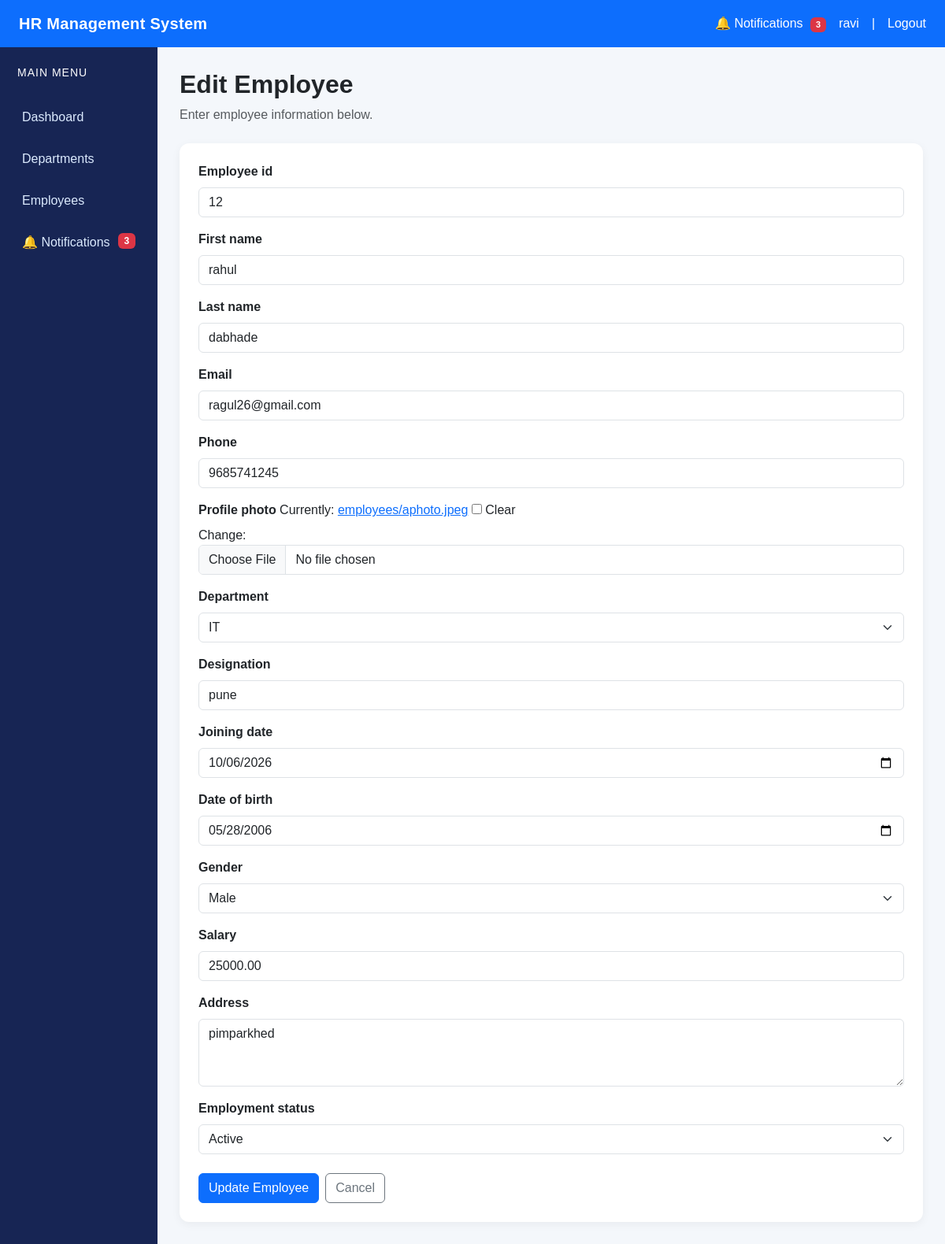
Screenshot of /employees/1/edit/ (signed in) with the database file from the repository.
### employees/models.py (models this page shows, shortened)
class Employee(models.Model):
    EMPLOYMENT_STATUS = (
        ('ACTIVE', 'Active'),
        ('INACTIVE', 'Inactive'),
        ('ON_LEAVE', 'On Leave'),
        ('RESIGNED', 'Resigned'),
    )
    GENDER_CHOICES = (
        ('MALE', 'Male'),
        ('FEMALE', 'Female'),
        ('OTHER', 'Other'),
    )
    user = models.OneToOneField(
        User,
        on_delete=models.CASCADE,
        related_name='employee'
    )
    employee_id = models.CharField(
        max_length=20,
        unique=True
    )
    first_name = models.CharField(
        max_length=100
    )
    last_name = models.CharField(
        max_length=100
    )
    email = models.EmailField()
    phone = models.CharField(
        max_length=15
    )
    profile_photo = models.ImageField(
        upload_to='employees/',
        blank=True,
        null=True
    )
    department = models.ForeignKey(
        Department,
        on_delete=models.SET_NULL,
        null=True,
        related_name='employees'
    )
    designation = models.CharField(
        max_length=100
    )
    joining_date = models.DateField()
    date_of_birth = models.DateField(
        blank=True,
        null=True
    )
    gender = models.CharField(
        max_length=10,
        choices=GENDER_CHOICES
    )
    salary = models.DecimalField(
        max_digits=12,
        decimal_places=2
    )
    address = models.TextField(
        blank=True
    )
    employment_status = models.CharField(
        max_length=20,
        choices=EMPLOYMENT_STATUS,
        default='ACTIVE'
    )
    created_at = models.DateTimeField(
        auto_now_add=True
    )
    updated_at = models.DateTimeField(
        auto_now=True
    )

### employees/views.py (the view)
# urls.py: path('employees/<int:id>/edit/', views.employee_update, name='employee_update'),
@login_required
def employee_update(request, id):
    if not hasattr(request.user, 'profile'):
        raise PermissionDenied
    if request.user.profile.role not in ['ADMIN', 'HR']:
        raise PermissionDenied
    employee = get_object_or_404(
        Employee,
        id=id
    )
    if request.method == 'POST':
        form = EmployeeForm(
            request.POST,
            request.FILES,
            instance=employee
        )
        if form.is_valid():
            employee = form.save()
            employee.user.email = employee.email
            employee.user.save()
            messages.success(
                request,
                "Employee updated successfully."
            )
            return redirect('employee_list')
    else:
        form = EmployeeForm(
            instance=employee
        )
    return render(
        request,
        'employees/employee_form.html',
        {
            'form': form,
            'employee': employee
        }
    )

### departments/models.py (called while the page is built)
    def __str__(self):
        return self.name

### notifications/context_processors.py (called while the page is built)
def notification_count(request):
    if request.user.is_authenticated:
        unread_count = Notification.objects.filter(
            user=request.user,
            is_read=False
        ).count()
        return {
            'unread_notifications_count': unread_count
        }
    return {
        'unread_notifications_count': 0
    }

### templates/employees/employee_form.html (shortened to what this page needs)
{% extends 'base.html' %}
{% block content %}
<div class="mb-4">
    <h2 class="fw-bold">
        {% if employee %}
            Edit Employee
        {% else %}
            Add New Employee
        {% endif %}
    </h2>
    <p class="text-muted">
        Enter employee information below.
    </p>
</div>
<div class="content-card">
    <form method="POST" enctype="multipart/form-data">
        {% for field in form %}
            <div class="mb-3">
                <label class="form-label fw-semibold">
                    {{ field.label }}
                </label>
                {% if field.name == 'profile_photo' %}
                    {{ field }}
                {% else %}
                    {{ field }}
                {% endif %}
            </div>
        {% endfor %}
        <div class="d-flex gap-2 mt-4">
            <button type="submit" class="btn btn-primary">
                {% if employee %}
                    Update Employee
                {% else %}
                    Save Employee
                {% endif %}
            </button>
            <a href="{% url 'employee_list' %}"
               class="btn btn-outline-secondary">
                Cancel
            </a>
        </div>
    </form>
</div>
{% endblock %}

### templates/base.html (shortened to what this page needs)
{% load static %}
<!DOCTYPE html>
<html lang="en">
<head>
    <link
        href="https://cdn.jsdelivr.net/npm/bootstrap@5.3.3/dist/css/bootstrap.min.css"
        rel="stylesheet"
    >
</head>
<body>
    <nav class="navbar navbar-dark bg-primary px-4">
        <a
            class="navbar-brand fw-bold"
            href="{% url 'dashboard' %}"
        >
            HR Management System
        </a>
        <div class="text-white d-flex align-items-center gap-3 flex-wrap">
            <a
                href="{% url 'notification_list' %}"
                class="text-white text-decoration-none"
            >
                🔔 Notifications
                {% if unread_notifications_count > 0 %}
                    <span class="badge bg-danger notification-badge">
                        {{ unread_notifications_count }}
                    </span>
                {% endif %}
            </a>
            <span>
                {{ request.user.username }}
            </span>
            <span>|</span>
            <a
                href="{% url 'logout' %}"
                class="text-white text-decoration-none"
            >
                Logout
            </a>
        </div>
    </nav>
    <div class="container-fluid">
        <div class="row">
            <aside class="col-md-2 sidebar">
                <h5 class="text-white mb-4">
                    MAIN MENU
                </h5>
                <a href="{% url 'dashboard' %}">
                    Dashboard
                </a>
                <a href="{% url 'department_list' %}">
                    Departments
                </a>
                <a href="{% url 'employee_list' %}">
                    Employees
                </a>
                <a href="{% url 'notification_list' %}">
                    🔔 Notifications
                    {% if unread_notifications_count > 0 %}
                        <span class="badge bg-danger float-end">
                            {{ unread_notifications_count }}
                        </span>
                    {% endif %}
                </a>
            </aside>
            <main class="col-md-10 main-content">
                {% block content %}
                {% endblock %}
            </main>
        </div>
    </div>
</body>
</html>

### templates/base.html (style rules this page uses)
body { background-color: #f4f7fb; font-family: Arial, sans-serif; margin: 0; }
.navbar { min-height: 60px; }
.navbar-brand { letter-spacing: 0.3px; }
.sidebar { min-height: 100vh; background: #172554; padding-top: 24px; }
.sidebar h5 { font-size: 14px; letter-spacing: 1px; padding-left: 10px; }
.sidebar a { display: block; color: #dbeafe; text-decoration: none; padding: 12px 16px; border-radius: 8px; margin-bottom: 5px; transition: background 0.2s ease, color 0.2s ease; }
.main-content { padding: 28px; min-height: calc(100vh - 60px); }
.content-card { background: white; border-radius: 12px; padding: 24px; box-shadow: 0 3px 12px rgba(0, 0, 0, 0.05); }
.notification-badge { font-size: 11px; padding: 4px 7px; margin-left: 5px; }

### rows the page displays
Employee: form "12" "rahul" "dabhade" "ragul26@gmail.com" "9685741245" "IT" "pune" "10/06/2026" "05/28/2006" "Male" "25000.00" "pimparkhed" "Active"

### other values shown
{{ unread_notifications_count }} "3"
{{ request.user.username }} "ravi"
{{ field.label }} "Employee id" "First name" "Last name" "Email" "Phone" "Profile photo" "Department" "Designation" "Joining date" "Date of birth" "Gender" "Salary" "Address" "Employment status"
